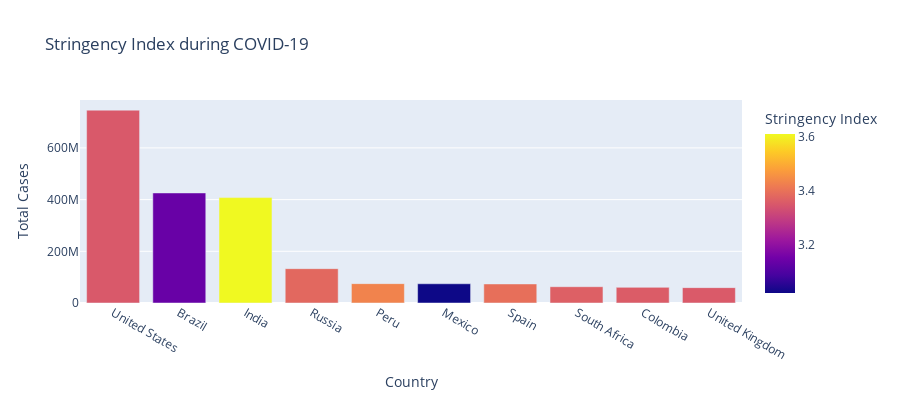

Notebook code cell kept with this figure:
### Code cell
figure = px.bar(
    top10_countries_by_cases,
    x='Country', 
    y='Total Cases', 
    hover_data=['Population', 'Total Deaths'], 
    color='Stringency Index', 
    height=400, 
    title='Stringency Index during COVID-19')

figure.show()

### Figure 1 — Plotly figure (JSON) as saved in the notebook; plotly's stock layout.template omitted (floating-point values rounded to 4 significant figures)
{"data": [{"alignmentgroup": "True", "customdata": [[19.62, 26477574], [19.17, 14340567], [21.05, 7247327], [18.8, 2131571], [17.31, 3020038], [18.67, 7295850], [17.66, 5510624], [17.9, 1357682], [17.75, 1936134], [18.03, 7249573]], "hovertemplate": "Country=%{x}<br>Total Cases=%{y}<br>Population=%{customdata[0]}<br>Total Deaths=%{customdata[1]}<br>Stringency Index=%{marker.color}<extra></extra>", "legendgroup": "", "marker": {"color": [3.351, 3.136, 3.611, 3.38, 3.43, 3.019, 3.394, 3.364, 3.358, 3.354], "coloraxis": "coloraxis", "pattern": {"shape": ""}}, "name": "", "offsetgroup": "", "orientation": "v", "showlegend": false, "textposition": "auto", "type": "bar", "x": ["United States", "Brazil", "India", "Russia", "Peru", "Mexico", "Spain", "South Africa", "Colombia", "United Kingdom"], "xaxis": "x", "y": [746014098, 425704517, 407771615, 132888951, 74882695, 74347548, 73717676, 63027659, 60543682, 59475032], "yaxis": "y"}], "layout": {"barmode": "relative", "coloraxis": {"colorbar": {"title": {"text": "Stringency Index"}}, "colorscale": [[0, "#0d0887"], [0.1111, "#46039f"], [0.2222, "#7201a8"], [0.3333, "#9c179e"], [0.4444, "#bd3786"], [0.5556, "#d8576b"], [0.6667, "#ed7953"], [0.7778, "#fb9f3a"], [0.8889, "#fdca26"], [1, "#f0f921"]]}, "height": 400, "legend": {"tracegroupgap": 0}, "title": {"text": "Stringency Index during COVID-19"}, "xaxis": {"anchor": "y", "domain": [0, 1], "title": {"text": "Country"}}, "yaxis": {"anchor": "x", "domain": [0, 1], "title": {"text": "Total Cases"}}}}
